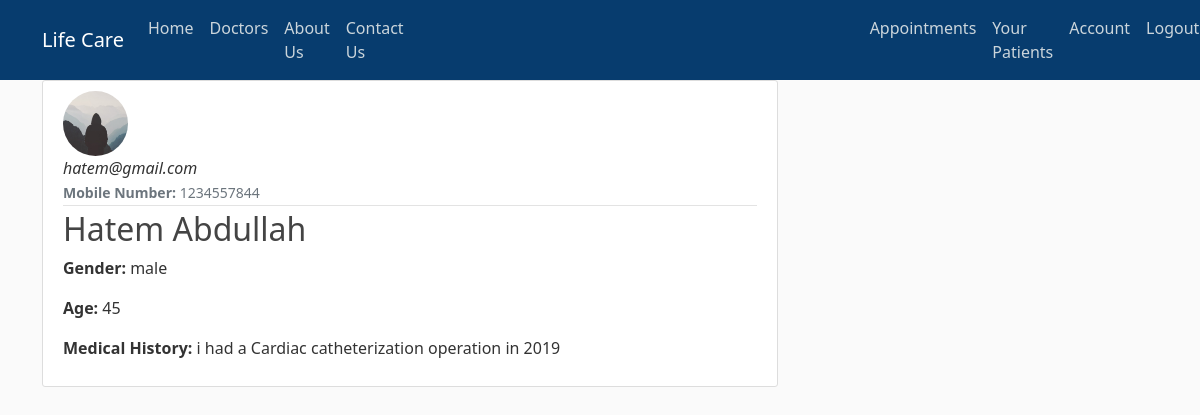
Page /patient/8 (signed in) on the committed database.
### his/models.py (models this page shows, shortened)
class User(db.Model, UserMixin):
    id = db.Column(db.Integer, primary_key=True)
    username = db.Column(db.String(20), unique=True, nullable=False)
    national_id = db.Column(db.Integer, unique=True, nullable=False)
    email = db.Column(db.String(120), unique=True, nullable=False)
    image_file = db.Column(db.String(20), nullable=False, default='default.jpg')
    password = db.Column(db.String(60), nullable=False)
    mobile_number = db.Column(db.String, nullable=False)
    gender = db.Column(db.String(6), nullable=False)
    age = db.Column(db.Integer, nullable=False)
    role = db.Column(db.String(10), nullable=False, default='patient')
    doctor_id = db.Column(db.Integer, db.ForeignKey('user.id'), nullable=True)
    patients = db.relationship('User')
    medical_history = db.Column(db.Text, nullable=True)
    salary = db.Column(db.Text, nullable=True)
    scans = db.relationship('CTScan', backref='patient', lazy=True)

### his/routes.py (the view)
@app.route("/patient/<int:patient_id>")
@login_required
def patient(patient_id):
    patient = User.query.filter_by(id=patient_id, role='patient').first_or_404()
    doctor = User.query.filter_by(id=patient.doctor_id, role='doctor').first_or_404()
    return render_template('patient.html', title=patient.username, patient=patient, doctor=doctor)

### his/models.py (called while the page is built)
@login_manager.user_loader
def load_user(user_id):
    return User.query.get(int(user_id))

### his/templates/patient.html
{% extends "layout.html" %}
{% block content %}
    <article class="media content-section">
        <img class="rounded-circle article-img" src="{{ url_for('static', filename='profile_pics/' + patient.image_file) }}">
        <div class="media-body">
            <div class="article-metadata">
                <i class="mr-2">{{ patient.email }}</i></br>
                <small class="text-muted"><strong>Mobile Number: </strong>{{ patient.mobile_number }}</small>
            </div>
            <h2 class="article-title">{{ patient.username }}</a></h2>
            <p class="article-content"><strong>Gender: </strong> {{ patient.gender }}</p>
            <p class="article-content"><strong>Age: </strong> {{ patient.age }}</p>
            <p class="article-content"><strong>Medical History: </strong> {{ patient.medical_history }}</p>
        </div>
    </article>
{% endblock content %}

### his/static/main.css (style rules this page uses)
body { background: #fafafa; color: #333333; margin-top: 5rem; }
h1, h2, h3, h4, h5, h6 { color: #10b8b8; }
.content-section { background: #ffffff; padding: 10px 20px; border: 1px solid #dddddd; border-radius: 3px; margin-bottom: 20px; }
.article-title { color: #444444; }
.article-content { white-space: pre-line; }
.article-img { height: 65px; width: 65px; margin-right: 16px; }
.article-metadata { padding-bottom: 1px; margin-bottom: 4px; border-bottom: 1px solid #e3e3e3 }

### rows in the picture
User: image_file (placeholder picture), email "hatem@gmail.com", mobile_number "1234557844", username "Hatem Abdullah", gender "male", age "45", medical_history "i had a Cardiac catheterization operation in 2019"
